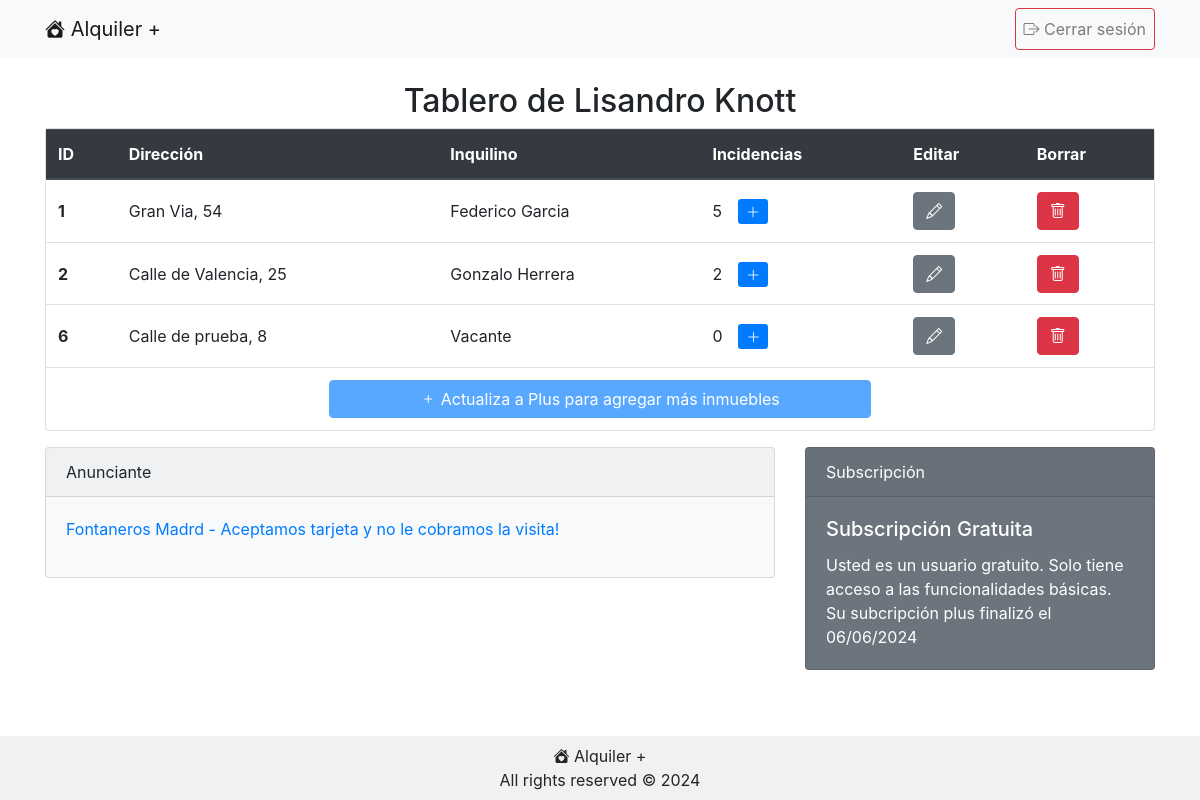
The app's page /tablero.php (signed in) with its own data.
### tables this page shows
CREATE TABLE `usuarios` (
  `id` int(11) NOT NULL,
  `nombre` tinytext NOT NULL,
  `apellido` tinytext NOT NULL,
  `email` varchar(255) NOT NULL,
  `contrasena_hash` text NOT NULL,
  `telefono` tinytext NOT NULL,
  `vencimiento_subscripcion` date NOT NULL DEFAULT current_timestamp(),
  `es_administrador` tinyint(1) NOT NULL DEFAULT 0
);

CREATE TABLE `inmuebles` (
  `id` int(11) NOT NULL,
  `direccion` text NOT NULL,
  `propietario_usuario_id` int(11) NOT NULL,
  `inquilino_usuario_id` int(11) NOT NULL
);

CREATE TABLE `publicidades` (
  `id` int(11) NOT NULL,
  `tipo` enum('fontaneria','electricidad','telefonillo','mobiliario','pagos','carpinteria','cerrajeria','pintura') NOT NULL,
  `contenido` text NOT NULL,
  `link` text NOT NULL,
  `coste_por_impresion` float NOT NULL,
  `coste_por_click` float NOT NULL
);

### class/Conexion.php (called while the page is built, shortened)
<?php
class Conexion {
    private static $host;
    private static $username;
    private static $password;
    private static $db;
    private static $dsn;
    private static $conexion = null;
    private static function inicializar() {
        if (self::$conexion === null) {
            self::$host = DB_HOST;
            self::$db = DB_NAME;
            self::$username = DB_USERNAME;
            self::$password = DB_PASSWORD;
            self::$dsn = "mysql:host=" . self::$host . ";dbname=" . self::$db . ";charset=utf8mb4";
            try {
                self::$conexion = new PDO(self::$dsn, self::$username, self::$password);
                self::$conexion->setAttribute(PDO::ATTR_ERRMODE, PDO::ERRMODE_EXCEPTION);
            } catch (PDOException $ex) {
                die("Error en la conexión con la bbdd: mensaje: " . $ex->getMessage());
            }
            return self::$conexion;
        }
    }
    public static function consulta($sql) {
        try {
            $stmt = self::$conexion->prepare($sql);
            $stmt->execute();
            $resultado = $stmt->fetchAll(PDO::FETCH_ASSOC);
            return $resultado;
        } catch (PDOException $ex) {
            die("Fallo la query: " . $ex->getMessage());
        }
    }
}

### class/Usuario.php (called while the page is built, shortened)
<?php
class Usuario {
    private $nombre;
    private $apellido;
    private $vencimientoSubscripcion;
    private $esAdministrador;
    private $inmuebles = array();
    public function __construct($nombre, $apellido, $email, $contrasenaHash, $telefono, $vencimientoSubscripcion=null, $esAdministrador=0, $inmuebles=null, $id=null) {
        if ($id != null) {
            $this->nombre = $nombre;
            $this->apellido = $apellido;
            $this->esAdministrador = $esAdministrador;
            $this->vencimientoSubscripcion = new DateTime($vencimientoSubscripcion);
            $this->inmuebles = $inmuebles;
        } else if ($id === null) {
            Conexion::consulta("INSERT INTO usuarios (nombre, apellido, email, contrasena_hash, telefono, vencimiento_subscripcion, es_administrador) VALUES ('".$nombre."', '".$apellido."', '".$email."', '".$contrasenaHash."', '".$telefono."', DATE_ADD(CURDATE(), INTERVAL 10 DAY), 0)");
        }
    }
    public function getNombre() {
        return $this->nombre;
    }
    public function getApellido() {
        return $this->apellido;
    }
    public function getVencimientoSubscripcion() {
        return $this->vencimientoSubscripcion;
    }
    public function getEsAdministrador() {
        return $this->esAdministrador;
    }
    public function getInmuebles() {
        return $this->inmuebles;
    }
    public static function obtenerUsuarioExistente($id) {
        $usuario = null;
        $consulta = Conexion::consulta("SELECT id, direccion, inquilino_usuario_id FROM inmuebles WHERE propietario_usuario_id=" . $id);
        $inmuebles = [];
        foreach ($consulta as $fila) {
            $inmueble = Inmueble::obtenerInmuebleExistente($fila["id"]);
            $inmuebles[] = $inmueble;
        }
        $consulta = Conexion::consulta("SELECT id, nombre, apellido, email, contrasena_hash, telefono, vencimiento_subscripcion, es_administrador FROM usuarios WHERE id=" . $id);
        foreach ($consulta as $fila) {
            $usuario = new Usuario($fila['nombre'], $fila['apellido'], $fila['email'], $fila['contrasena_hash'], $fila['telefono'], $fila['vencimiento_subscripcion'], $fila['es_administrador'], $inmuebles, $fila['id']);
        }
        return $usuario;
    }
}

### class/Inmueble.php (called while the page is built, shortened)
<?php
class Inmueble {
    private $id;
    private $direccion;
    private $inquilino;
    private $incidencias;
    public function __construct($direccion, $inquilino, $incidencias, $id=null, $usuario=null) {
        if ($id != null) {
            $this->id = $id;
            $this->direccion = $direccion;
            $this->inquilino = $inquilino;
            $this->incidencias = $incidencias;
        } else if ($id === null) {
            Conexion::consulta("INSERT INTO inmuebles (direccion, propietario_usuario_id) VALUES ('".$direccion."', ".$usuario->getId().")");
        }
    }
    public function getId() {
        return $this->id;
    }
    public function getDireccion() {
        return $this->direccion;
    }
    public function getInquilino() {
        return $this->inquilino;
    }
    public function getIncidencias() {
        return $this->incidencias?? [];
    }
    public static function obtenerInmuebleExistente($id) {
        $consulta = Conexion::consulta("SELECT id, tipo, titulo, descripcion, estado, usuario_id, fecha_y_hora FROM incidencias WHERE inmueble_id=" . $id);
        $incidencias = [];
        foreach($consulta as $fila) {
            $incidencia = Incidencia::obtenerIncidenciaExistente($fila["id"]);
            $incidencias[] = $incidencia;
        }
        $consulta = Conexion::consulta("SELECT id, direccion, inquilino_usuario_id FROM inmuebles WHERE id=" . $id);
        foreach ($consulta as $fila) {
            $inmueble = new Inmueble($fila['direccion'], Usuario::obtenerUsuarioExistente($fila['inquilino_usuario_id']), $incidencias, $fila['id']);
        }
        return $inmueble;
    }
}

### class/Incidencia.php (called while the page is built, shortened)
<?php
class Incidencia {
    public static function obtenerIncidenciaExistente($id){
        $consulta = Conexion::consulta("SELECT id, tipo, titulo, descripcion, estado, fecha_y_hora FROM incidencias WHERE inmueble_id=" . $id);
        $incidencia = null;
        foreach ($consulta as $fila) {
            $incidencia = new Incidencia($fila['id'], $fila['tipo'], $fila['titulo'], $fila['descripcion'], $fila['estado'], $fila['fecha_y_hora']);
        }
        return $incidencia;
    }
}

### class/Publicidad.php (called while the page is built, shortened)
<?php
class Publicidad  {
    public $id;
    public $contenido;
    public function __construct ($id, $tipo, $contenido, $link, $costePorImpresion, $costePorClick) {
        $this->id = $id;
        $this->contenido = $contenido;
    }
    public function getId () {
        return $this->id;
    }
    public function getContenido () {
        return $this->contenido;
    }
    public static function obtenerPublicidadAlAzar() {
        $consulta = Conexion::consulta("SELECT id, tipo, contenido, link, coste_por_impresion, coste_por_click FROM publicidades");
        $elegirFilaAleatoria = array_rand($consulta);
        $filaAleatoria = $consulta[$elegirFilaAleatoria];
        $publicidad = new Publicidad($filaAleatoria['id'], $filaAleatoria['tipo'], $filaAleatoria['contenido'], $filaAleatoria['link'], $filaAleatoria['coste_por_impresion'], $filaAleatoria['coste_por_click']);
        return $publicidad;
    }
}

### public/tablero.php (the view, shortened to what this page needs)
<?php
$usuario = Usuario::obtenerUsuarioExistente($_SESSION['usuarioId']);
$currentDate = new DateTime();
$currentDate->setTime(0, 0, 0);
$subscripto = ($usuario->getVencimientoSubscripcion() >= $currentDate);
$publicidad = Publicidad::obtenerPublicidadAlAzar();
?>
<!DOCTYPE html>
<html lang="es">
    <head>
<?php require '../include/head.php' ?>
    </head>
    <body>
        <?php require '../include/nav.php'; ?>
        <div class="contenido container mt-4 flex-grow-1">
            <h2 class="text-black text-center">Tablero de <?php echo"{$usuario->getNombre()} {$usuario->getApellido()}"?></h2>
            <div class="row">
                <div class="col-md-12 ml-auto">
                    <div class="table-responsive">
                        <div class="card mb-3">
                            <table class="table table-hover mb-0">
                                <thead class="thead-dark">
                                    <tr>
                                        <th scope="col">ID</th>
                                        <th scope="col">Direcci&oacute;n</th>
                                        <th scope="col">Inquilino</th>
                                        <th scope="col">Incidencias</th>
                                        <th scope="col">Editar</th>
                                        <th scope="col">Borrar</th>
                                    </tr>
                                </thead>
                                <tbody>
                                    <?php
                                        foreach ($usuario->getInmuebles() as $inmueble) {
                                            ?>
                                            <tr>
                                                <th scope="row" class="align-middle"><?php echo $inmueble->getId(); ?></th>
                                                <td class="align-middle"><?php echo $inmueble->getDireccion(); ?></td>
                                                <td class="align-middle"><?php echo ($inmueble->getInquilino())? "{$inmueble->getInquilino()->getNombre()} {$inmueble->getInquilino()->getApellido()}" : "Vacante" ; ?></td>
                                                <td class="align-middle"><?php echo count($inmueble->getIncidencias()); ?><a href="nueva_incidencia.php?inmuebleId=<?php echo $inmueble->getId(); ?>" class="edit-button btn-sm btn-primary ml-3"><i class="bi bi-plus-lg"></i></a></td>
                                                <td class="align-middle"><a href="ce_inmueble.php?inmuebleId=<?php echo $inmueble->getId(); ?>" class="edit-button btn btn-secondary"><i class="bi bi-pencil"></i></a></td>
                                                <td class="align-middle"><a href="borrar_inmueble.php?inmuebleId=<?php echo $inmueble->getId(); ?>" class="delete-button btn btn-danger" onclick="return confirm('Esta seguro que desea borrar este inmueble?');"><i class="bi bi-trash"></i></a></td>
                                            <tr>
                                        <?php }
                                        if (!$subscripto && count($usuario->getInmuebles()) >= 3) {
                                            ?> <tr><td colspan="6" class="text-center"><a href="#" class="btn btn-primary w-50 disabled"><i class="bi bi-plus"></i> Actualiza a Plus para agregar m&aacute;s inmuebles</a></td></tr> <?php
                                        } else {
                                            ?> <tr><td colspan="6" class="text-center"><a href="ce_inmueble.php" class="btn btn-primary w-50"><i class="bi bi-plus"></i> Agregar nuevo inmueble</a></td></tr> <?php
                                        } ?>
                                </tbody>
                            </table>
                        </div>
                    </div>
                </div>
            </div>
            <div class="row">
                <div class="<?php echo ($usuario->getEsAdministrador())? "col-md-5" : "col-md-8" ?> ml-auto">
                    <div class="card text-black bg-light mb-4">
                    <div class="card-header">Anunciante</div>
                    <div class="card-body">
                        <p>
                            <a href="visitar_publicidad.php?publicidadId=<?php echo $publicidad->getId()?>" target="_blank"><?php echo $publicidad->getContenido(); $publicidad->registrarImpresion($usuario); ?></a>
                        </p>
                    </div>
                    </div>
                </div>
                <div class="col-md-4 ml-auto">
                    <div class="card text-white <?php echo ($subscripto) ? "bg-success" : "bg-secondary" ?> mb-4">
                        <div class="card-header">Subscripci&oacute;n</div>
                        <div class="card-body">
                            <h5 class="card-title">Subscripci&oacute;n <?php echo ($subscripto) ? "Plus" : "Gratuita" ?></h5>
                            <p class="card-text">
                                <?php echo ($subscripto) ? "Usted es un usuario plus. Podr&aacute; utilizar todas las funciones de la plataforma hasta el " : "Usted es un usuario gratuito. Solo tiene acceso a las funcionalidades b&aacute;sicas. Su subcripci&oacute;n plus finaliz&oacute; el " ?>
                                <?php echo ($usuario->getVencimientoSubscripcion())->format("d/m/Y") ?>
                            </p>
                        </div>
                    </div>
                </div>
            </div>
        </div>
<?php require '../include/footer.php' ?>
    </body>
</html>

### include/head.php (shortened to what this page needs)
<link href="css/estilos.css" rel="stylesheet">
<link href="https://stackpath.bootstrapcdn.com/bootstrap/4.5.2/css/bootstrap.min.css" rel="stylesheet">
<link href="https://cdn.jsdelivr.net/npm/bootstrap-icons/font/bootstrap-icons.css" rel="stylesheet">

### include/nav.php
<nav class="navbar navbar-expand-lg navbar-light bg-light">
    <div class="container">
        <a class="navbar-brand" href="./">
            <i class="bi bi-house-heart-fill"></i> Alquiler +
        </a>
        <div class="collapse navbar-collapse">
            <ul class="navbar-nav ml-auto">
                <li class="nav-item">
                <?php if (isset($_SESSION['email'])) {
        ?>
                    <a class="nav-link btn btn-outline-danger" href="logout.php">
                        <i class="bi bi-box-arrow-right"></i> Cerrar sesi&oacute;n
        <?php
    } else {
        ?>
                    <a class="nav-link btn btn-outline-primary" href="login.php">
                        <i class="bi bi-box-arrow-in-right"></i> Ingresar
    <?php }?>
                    </a>
                </li>
            </ul>
        </div>
    </div>
</nav>

### include/footer.php
<footer class="footer text-center py-2">
    <div class="container">
        <p class="mb-0">
            <i class="bi bi-house-heart-fill"></i> Alquiler +<br>
            All rights reserved &copy; <?php echo date("Y"); ?>
        </p>
    </div>
</footer>

### public/css/estilos.css (style rules this page uses)
body { display: flex; flex-direction: column; min-height: 100vh; }
.footer { position: fixed; left: 0; bottom: 0; width: 100%; background-color: #f1f1f1; text-align: center; padding: 5px 0; }

### records on screen
usuarios: nombre "Lisandro", apellido "Knott", vencimiento_subscripcion "06/06/2024"
inmuebles: id "1", direccion "Gran Via, 54", count($inmueble->getIncidencias()) "5"
usuarios: nombre "Federico", apellido "Garcia"
inmuebles: id "2", direccion "Calle de Valencia, 25", count($inmueble->getIncidencias()) "2"
usuarios: nombre "Gonzalo", apellido "Herrera"
inmuebles: id "6", direccion "Calle de prueba, 8", shows "Vacante", count($inmueble->getIncidencias()) "0"
publicidades: contenido "Fontaneros Madrd - Aceptamos tarjeta y no le cobramos la visita!"
